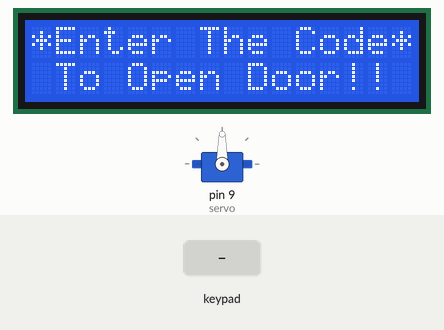
Simulated run of this sketch. Board: Arduino Uno, built with avr-gcc and run on an emulated ATmega328P. Shown: servo, 16×2 character LCD. The inputs (shaded band) are chosen by the test bench.

Above: at 1.2 s.
1.3 s: keypad keys 8 8 2 4 pressed 0.4 s apart
At 3.2 s:
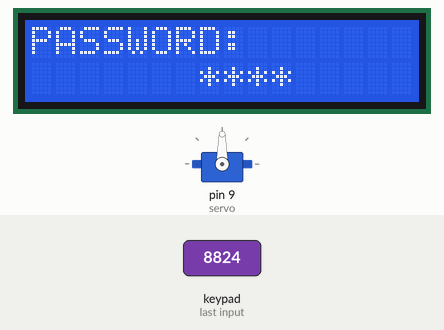
At 6.3 s:
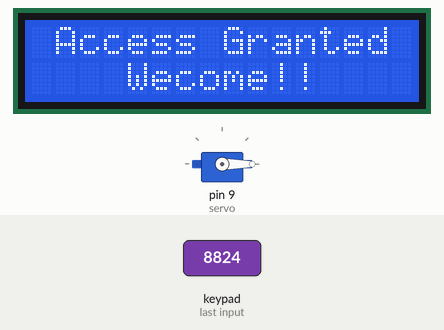
Timing chart, 0 to 7.8 s (numbered marks = the images above; inputs shaded):
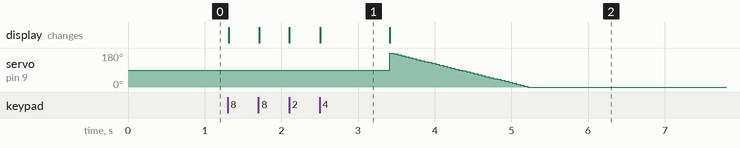

The sketch:

door_locking_system.ino
```cpp
/*
Simulating a system that opens the door by using a
password.
Written by
NGIRIMANA Schadrack =================218008824
MUKUNDIYUKURI Didace ================218005617
*/

#include <LiquidCrystal.h>
#include <Servo.h>
#include <Keypad.h>
Servo servo;
/*
Position of servo motor
*/
int pos=0;
LiquidCrystal lcd(A4, A5, A3, A2, A1, A0);
const byte rows=4;
const byte cols=3;

char key[rows][cols]={
{'1','2','3'},
{'4','5','6'},
{'7','8','9'},
{'*','0','#'}
};
byte rowPins[rows]={0,1,2,3};
byte colPins[cols]={4,5,6};
Keypad keypad= Keypad(makeKeymap(key),rowPins,colPins,rows,cols);
/*
    Password for Opening door
*/
char* password="8824";
int currentposition=0;


void setup()
{

displayscreen();
/*
Connectiing servo motor
*/
servo.attach(9);

lcd.begin(16,2);

}

void loop()
{
if( currentposition==0)
{
displayscreen();

}
int l ;
char code=keypad.getKey();
if(code!=NO_KEY)
{
lcd.clear();
lcd.setCursor(0,0);
lcd.print("PASSWORD:");
lcd.setCursor(7,1);
lcd.print(" ");
lcd.setCursor(7,1);
for(l=0;l<=currentposition;++l)
{
 /*
    Hashing password
 */
lcd.print("*");

}

if (code==password[currentposition])
{
++currentposition;
if(currentposition==4)
{

unlockdoor();
currentposition=0;

}

}


else
{
incorrect();
currentposition=0;

}
}
}

/*
    Method for opening door
*/

void unlockdoor()
{
delay(900);

lcd.setCursor(0,0);
lcd.println(" ");
lcd.setCursor(1,0);
lcd.print("Access Granted");
lcd.setCursor(4,1);
lcd.println("Wecome!!");
lcd.setCursor(15,1);
lcd.println(" ");
lcd.setCursor(16,1);
lcd.println(" ");
lcd.setCursor(14,1);
lcd.println(" ");
lcd.setCursor(13,1);
lcd.println(" ");
/*
    Open the door
*/
for(pos = 180; pos>=0; pos-=5)
{
servo.write(pos);
delay(50);
}
delay(2000);


delay(1000);
counterbeep();

delay(1000);
 /*
    Close the door
*/
for(pos = 0; pos <= 180; pos +=5) //
{ // in steps of 1 degree
servo.write(pos);
delay(50);


currentposition=0;

lcd.clear();
displayscreen();

}
}

 /*
    Method for detecting incorrect password
*/

void incorrect()
{
delay(500);
lcd.clear();
lcd.setCursor(1,0);
lcd.print("Code");
lcd.setCursor(6,0);
lcd.print("Incorrect");
lcd.setCursor(15,1);
lcd.println(" ");
lcd.setCursor(4,1);
lcd.println("Get Away!!!");

lcd.setCursor(13,1);
lcd.println(" ");
Serial.println("Code Incorrect You Are Unauthorized");
delay(3000);
lcd.clear();
displayscreen();
}
/*
    Method Function for Clearing screen
*/

void clearscreen()
{
lcd.setCursor(0,0);
lcd.println(" ");
lcd.setCursor(0,1);
lcd.println(" ");
lcd.setCursor(0,2);
lcd.println(" ");
lcd.setCursor(0,3);
lcd.println(" ");
}

/*
    Method for display
*/

void displayscreen()
{

lcd.setCursor(0,0);
lcd.println("*Enter The Code*");
lcd.setCursor(1 ,1);

lcd.println("To Open Door!!");
}


/*
    Count down
*/
void counterbeep()
{
delay(1200);


lcd.clear();

lcd.setCursor(2,15);
lcd.println(" ");
lcd.setCursor(2,14);
lcd.println(" ");
lcd.setCursor(2,0);
delay(200);
lcd.println("Get In Within:::");

lcd.setCursor(4,1);
lcd.print("5");
delay(200);
lcd.clear();
lcd.setCursor(2,0);
lcd.println("Get In Within:");
delay(1000);
lcd.setCursor(2,0);
lcd.println("Get In Within:");
lcd.setCursor(4,1); //2
lcd.print("4");
delay(100);
lcd.clear();
lcd.setCursor(2,0);
lcd.println("Get In Within:");
delay(1000);

lcd.setCursor(2,0);
lcd.println("Get In Within:");
lcd.setCursor(4,1);
lcd.print("3");
delay(100);
lcd.clear();
lcd.setCursor(2,0);
lcd.println("Get In Within:");
delay(1000);

lcd.setCursor(2,0);
lcd.println("Get In Within:");
lcd.setCursor(4,1);
lcd.print("2");
delay(100);
lcd.clear();
lcd.setCursor(2,0);
lcd.println("Get In Within:");
delay(1000);

lcd.setCursor(4,1);
lcd.print("1");
delay(100);
lcd.clear();
lcd.setCursor(2,0);
lcd.println("Get In Within::");

delay(1000);
delay(40);
lcd.clear();
lcd.setCursor(2,0);
lcd.print("Re-Locking");
delay(1000);
lcd.setCursor(12,0);
lcd.print(".");
delay(500);
lcd.setCursor(13,0);
lcd.print(".");
delay(500);
lcd.setCursor(14,0);
lcd.print(".");
delay(400);
lcd.clear();
lcd.setCursor(4,0);
lcd.print("Locked!");
delay(440);
}
```

Measured:
- after the input at 1.3 s, the display: first changes at once (image 1 shows a later state)
- what the display in image 1 shows lasts 0.9 s, from 2.5 s to 3.4 s
